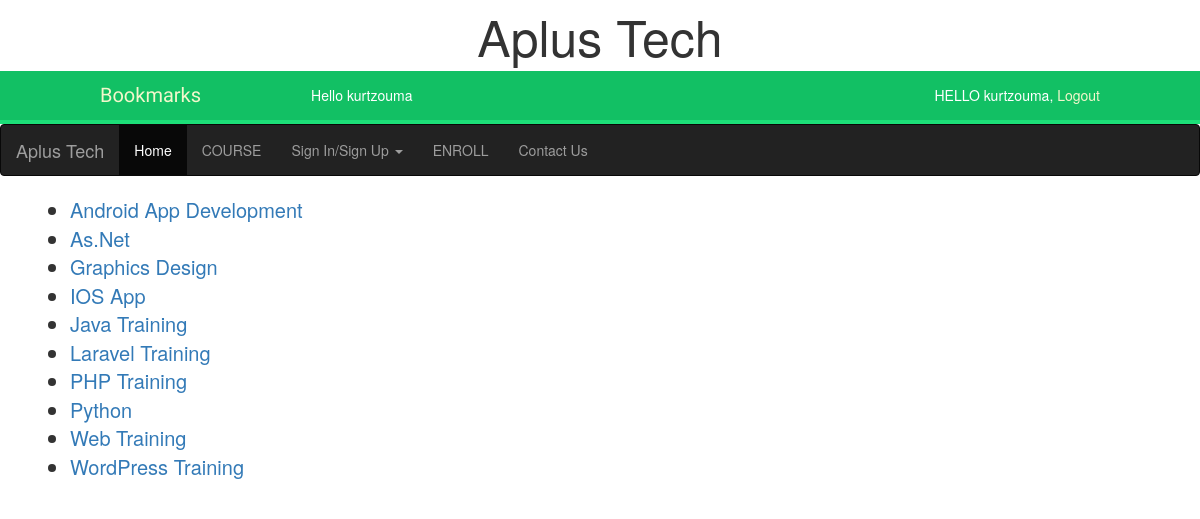
/list (signed in), run on the app's committed database.
### course/models.py (models this page shows, shortened)
class Courses(models.Model):
	course_name = models.CharField(max_length = 250)
	course_fee = models.CharField(max_length = 250)
	course_duration = models.CharField(max_length = 250)
	course_detail = models.CharField(max_length = 2000)
	class Meta:
		ordering = ('course_name',)

### course/views.py (the view)
# urls.py: path('list', views.courselist, name = 'list'),
def courselist(request):
	clist = Courses.objects.all()
	return render(request, 'course/list.html', {'clist' : clist})

### course/templates/course/list.html (shortened to what this page needs)
{% extends 'base.html' %}
{% block content %}
	<div class="container">
			<ul>
			{% for i in clist %}
			  <li style="font-size: 20px"><a href="{% url 'course:detail' i.pk %}"> {{ i.course_name }} </a></li>
			{% endfor %}
			</ul>
	</div>
{% endblock %}

### account/templates/base.html (shortened to what this page needs)
{% load staticfiles %}
<!DOCTYPE html>
<html lang="en">
<head>
	<link rel="stylesheet" type="text/css" href="{% static 'css/account.css' %}">
  <link rel="stylesheet" href="https://maxcdn.bootstrapcdn.com/bootstrap/3.4.0/css/bootstrap.min.css">
</head>
<body>
	<header style="font-size: 50px; text-align: center;"> Aplus Tech </header>
	<div id="header">
		<span class="logo">Bookmarks</span>
		{% if request.user.is_authenticated %}
		 <ul class="menu">
		 	<li>
		 		Hello {{request.user.username}}
		 	</li>
		 </ul>
		{% endif %}
		<span class="user">
			{% if request.user.is_authenticated %}
				HELLO {{ request.user.username }},
				<a href="{% url 'account:logout' %}">Logout</a>
			{% else %}
				<a href="{% url 'account:login' %}">Log-in</a>
			{% endif %}
		</span>
	</div>
	<nav class="navbar navbar-inverse">
	  <div class="container-fluid">
	    <div class="navbar-header">
	      <a class="navbar-brand" href="{% url 'course:index' %}">Aplus Tech</a>
	    </div>
	    <ul class="nav navbar-nav">
	      <li class="active"><a href="{% url 'course:index' %}">Home</a></li>
	      <li><a href="{% url 'course:list' %}">COURSE</a></li>
		  <li class="dropdown"><a class="dropdown-toggle" data-toggle="dropdown" href="{% url 'account:login' %}">Sign In/Sign Up <span class="caret"></span></a>
	      </li>
	      <li><a href="{% url 'course:enroll' %}">ENROLL</a></li>
	      <li><a href="{% url 'contactus:contact' %}">Contact Us</a></li>
	    </ul>
	  </div>
	</nav>
	{% block content %}
	{% endblock %}
</body>
</html>

### account/static/css/account.css (style rules this page uses)
body { margin:0; padding:0; font-family:helvetica, sans-serif; }
a { color:#12c064; text-decoration:none; }
#header { padding:10px 100px; font-size:14px; background:#12c064; color:#fff; border-bottom:4px solid #1cdf78; overflow:auto; }
#header .logo { font-family: 'Muli', sans-serif; float:left; color:#f3f7cc; font-size:20px; margin-right:10%; }
#header ul.menu { list-style:none; float:left; margin:0; padding:0; }
#header ul.menu li { float:left; padding:4px 10px; }
#header a { color:#f3f7cc; }
#header .user { float:right; padding-top:4px; }

### data on the page
Courses: course_name "Android App Development"
Courses: course_name "As.Net"
Courses: course_name "Graphics Design"
Courses: course_name "IOS App"
Courses: course_name "Java Training"
Courses: course_name "Laravel Training"
Courses: course_name "PHP Training"
Courses: course_name "Python"
Courses: course_name "Web Training"
Courses: course_name "WordPress Training"

### other printed values
{{ request.user.username }} "kurtzouma"
